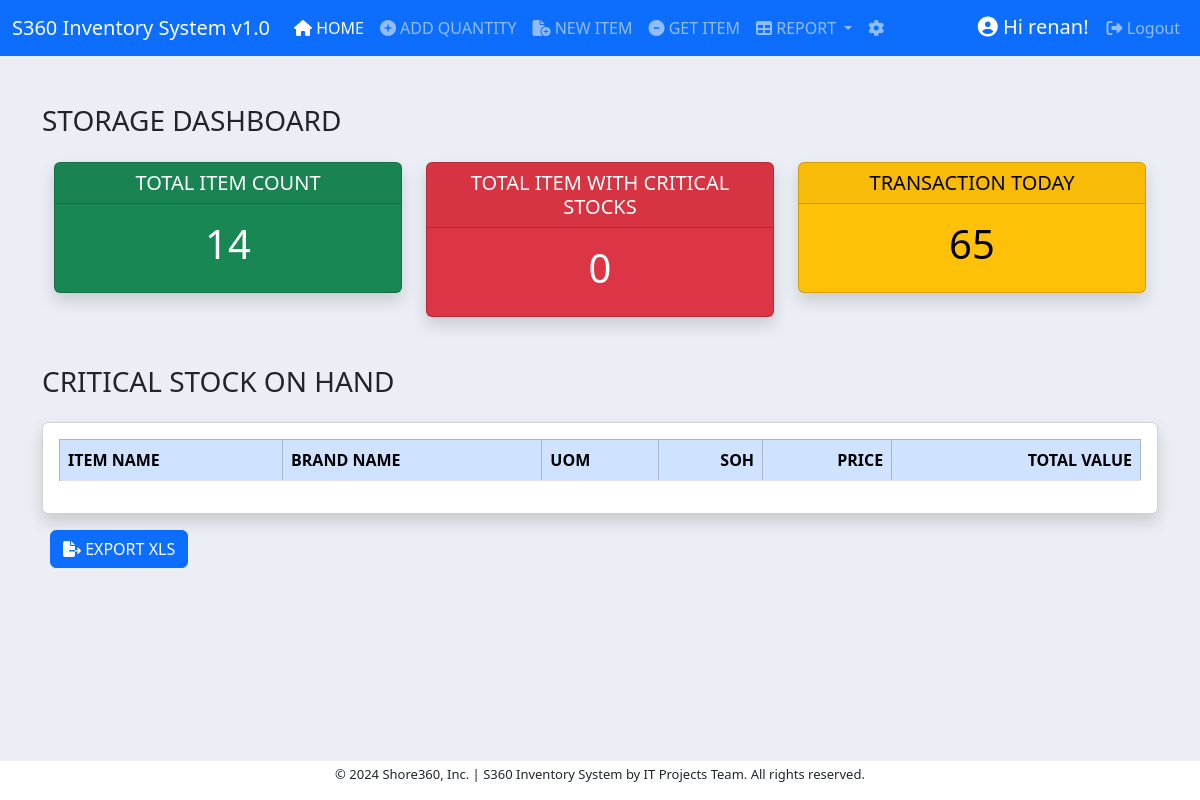
Page /dashboard/ (signed in) on the earlier database version.
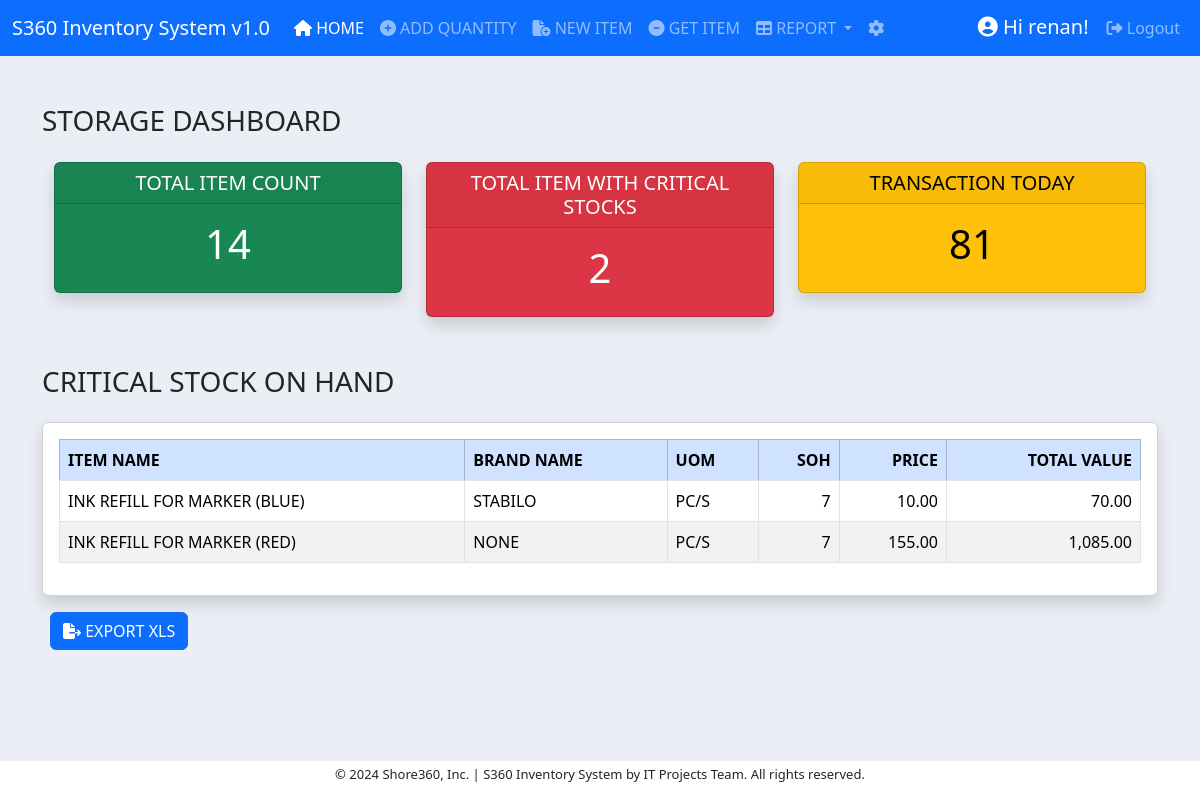
Same page on the later database version.
### inventory/models.py (models this page shows, shortened)
class ItemBase(models.Model):
    item_name = models.CharField(max_length=200, null=True)
    brand_name = models.CharField(max_length=200, null=True)
    soh = models.IntegerField(null=True)
    item_code = models.CharField(max_length=200, null=True, blank=True)
    price = models.DecimalField(max_digits=10, decimal_places=2)
    total_value = models.DecimalField(max_digits=10, decimal_places=2, null=True)
    date_added = models.DateTimeField(auto_now_add=True)
    remarks = models.CharField(max_length=50, null=True)
    uom = models.ForeignKey(UOM, on_delete=models.CASCADE, null=True)
    class Meta:
        ordering = ["item_name"]

class UOM(models.Model):
    uom = models.CharField(max_length=30)
    def __str__(self):
        return self.uom
    class Meta:
        ordering = ["uom"]

### dashboard/views.py (the view)
# urls.py: path('', views.dashboard_view, name='dashboard'),
@login_required
def dashboard_view(request):
    itembase = ItemBase.objects.all()
    item = Item.objects.all()
    item_count = itembase.count()
    critical_count = 0
    for critical in itembase:
        if critical.soh <= critical_value:
            critical_count += 1
    transaction_count = 0
    for transaction_date in item:
        if transaction_date.date_added.date() == datetime.datetime.now().date():
            transaction_count += 1
    context = {
        'item_count': item_count,
        'critical_count': critical_count,
        'itembase': itembase,
        'transaction_count': transaction_count
    }
    return render(request, 'dashboard/dashboard_template.html', context)

### dashboard/templates/dashboard/dashboard_template.html (shortened to what this page needs)
{% extends 'base.html'  %}
{% block content %}
<div class="dasboard-title mt-5 pb-3">
    <h3>STORAGE DASHBOARD  </h3>
</div>
<div class="container text-center">
    <div class="row">
      <div class="col-4">
        <div class="card text-bg-success mb-3 shadow fade show">
            <h5 class="card-header">TOTAL ITEM COUNT</h5>
            <div class="card-body">
              <h1 class="card-title">{{ item_count }}</h1>
            </div>
          </div>
      </div>
      <div class="col-4">
        <div class="card text-bg-danger shadow fade show">
            <h5 class="card-header ">TOTAL ITEM WITH CRITICAL STOCKS</h5>
            <div class="card-body">
                <h1 class="card-title">{{ critical_count }}</h1>
            </div>
          </div>
      </div>
      <div class="col-4">
        <div class="card text-bg-warning mb-3 shadow fade show ">
            <h5 class="card-header">TRANSACTION TODAY</h5>
            <div class="card-body">
                <h1 class="card-title">{{ transaction_count }}</h1>
            </div>
          </div>
      </div>
    </div>
</div>
<div class="dasboard-title mt-5 pb-3">
    <h3>CRITICAL STOCK ON HAND </h3>
</div>
<div class="row">
    <div class="col-12">
          <div class="card card-body shadow fade show">
            <table class="table table-bordered table-hover table-striped">
                  <thead class="table-primary">
                    <tr>
                      <th scope="col">ITEM NAME</th>
                      <th scope="col">BRAND NAME</th>
                      <th scope="col">UOM</th>
                      <th scope="col" class="text-right">SOH</th>
                      <th scope="col" class="text-right">PRICE</th>
                      <th scope="col" class="text-right">TOTAL VALUE</th>
                    </tr>
                  </thead>
                  <tbody>
                    {% for item in itembase %}
                    <tr>
                    {% if item.soh <= 10 %}
                      <td>{{ item.item_name }}</td>
                      <td>{{ item.brand_name }}</td>
                      <td>{{ item.uom }}</td>
                      <td class="item_soh text-right">{{ item.soh }}</td>
                      <td class="text-right">{{ item.price }}</td>
                      <td class="text-right">{{ item.total_value }}</td>
                    {% endif %}
                    </tr>
                    {% endfor %}
                  </tbody>
                </table>
          </div>
    </div>
</div>
<div class="pb-5">
  <a href="{% url 'critical_stock_excel_export' %}"><button class="btn btn-primary mt-3 ms-2"><i class="fa-solid fa-file-export"></i> EXPORT XLS</button></a>
</div>
{% endblock content %}

### templates/base.html (shortened to what this page needs)
<!doctype html>
{% load static %}
<html lang="en">
  <head>
    <link href="https://cdn.jsdelivr.net/npm/bootstrap@5.3.3/dist/css/bootstrap.min.css" rel="stylesheet">
    <link href="{% static 'style.css' %}" rel="stylesheet">
    <link href="https://cdn.jsdelivr.net/npm/select2@4.1.0-rc.0/dist/css/select2.min.css" rel="stylesheet" />
  </head>
  <body>
    {% include 'navbar.html' %}
    <div class="container">
        {% block content %}
        {% endblock content %}
    </div>
    <link rel="stylesheet" href="https://cdnjs.cloudflare.com/ajax/libs/font-awesome/6.5.2/css/all.min.css" />
    <footer class="pt-1">
      <div id="myfooter">
      <p>© 2024 Shore360, Inc. | S360 Inventory System by IT Projects Team. All rights reserved. </p>
      </div>
    </footer>
  </body>
</html>

### templates/navbar.html (shortened to what this page needs)
<nav class="navbar navbar-expand-lg navbar-dark bg-primary">
    <div class="container-fluid">
      <a class="navbar-brand" href="">S360 Inventory System v1.0</a>
      {% if request.user.is_staff and request.user.is_superuser %}
      <div class="collapse navbar-collapse" id="navbarSupportedContent">
        <ul class="navbar-nav me-auto mb-2 mb-lg-0">
          <li class="nav-item">
            <a class="nav-link" aria-current="page" href="{% url 'dashboard' %}"><i class="fa-solid fa-house"></i> HOME</a>
          </li>
          <li class="nav-item">
            <a class="nav-link" href="{% url 'add_item' %}" ><i class="fa-solid fa-circle-plus"></i> ADD QUANTITY</a>
          </li>
          <li class="nav-item">
            <a class="nav-link" href="{% url 'new_item' %}" ><i class="fa-solid fa-file-circle-plus"></i> NEW ITEM</a>
          </li>
          <li class="nav-item">
            <a class="nav-link" href="{% url 'get_item' %}" ><i class="fa-solid fa-circle-minus"></i> GET ITEM</a>
          </li>
          <li class="nav-item dropdown">
            <a class="nav-link dropdown-toggle" href="#" role="button" data-bs-toggle="dropdown" aria-expanded="false">
              <i class="fa-solid fa-table"></i>  REPORT
            </a>
          </li>
          <li class="nav-item">
            <a class="nav-link" href="/admin" ><i class="fa-solid fa-gear"></i></a>
          </li>
        </ul>
        {% endif %}
        <ul class="navbar-nav ml-auto">
        {% if user.is_authenticated %}
        <h5 id="hi-name"><i class="fa-solid fa-circle-user"></i> Hi {{ user.username }}!</h5>
          <li class="nav-item">
            <a class="nav-link" href="{% url 'user-logout' %}" ><i class="fa-solid fa-right-from-bracket"></i> Logout</a>
          </li>
        {% endif %}
      </div>
    </div>
  </nav>

### static/style.css (style rules this page uses)
#hi-name { color: white; padding-top: 7px; padding-left: 12px; padding-right: 10px; }
body { background-color: #ebeff5; }
.text-right { text-align: right }
.text-center { text-align: center }
* footer { background-color: #FFF; font-size: small; position: fixed; bottom: 0px; width: 400px; text-align: center; width: 100%; }

Differences in the rows shown:
now on this page (row edited): ItemBase: item_name "INK REFILL FOR MARKER (BLUE)", brand_name "STABILO", uom "PC/S", soh "7", price "10.00", total_value "70.00"
now on this page (row edited): ItemBase: item_name "INK REFILL FOR MARKER (RED)", brand_name "NONE", uom "PC/S", soh "7", price "155.00", total_value "1,085.00"
Other differences:
{{ critical_count }}: "0" → "2"
{{ transaction_count }}: "65" → "81"
